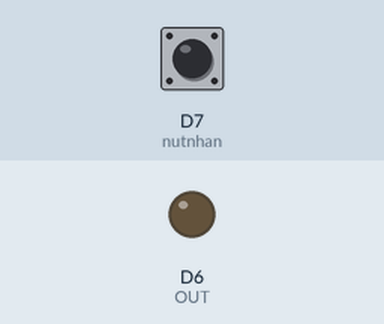
The sketch below on a simulated ESP8266 (NodeMCU). On the bench: output pins drawn as LEDs (lit = HIGH). The test bench sets the inputs (shaded band); at power-on: D7 (nutnhan) HIGH.

Above: at 1.2 s.
1.3 s: D7 (nutnhan) pulled LOW for 0.15 s
Timing chart, 0 to 4.3 s (numbered marks = the images above; inputs shaded):
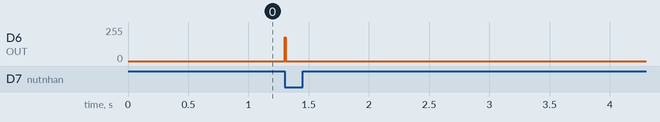

The sketch:

PWM.ino
```cpp
#define nutnhan D7
#define OUT D6
int x = 10;//Cài đặt thời gian xuất xung
int y = 70; ///Cài đặt độ rộng xung từ 0-100% max
int maxx = 100;//Thời gian xuất xung tối đa
void setup() {
  // put your setup code here, to run once:
pinMode(nutnhan, INPUT_PULLUP);
pinMode(OUT, OUTPUT);
analogWrite(OUT,0);
}

void loop() {
  if(y >= 100) y=100;
  if(y<=0) y=0;
  int PWM = map(y,0,100,0,255);
  if(x >= maxx) x = maxx;
if(digitalRead(nutnhan) == HIGH){
  delay(100); //Giá trị delay chống dội nút nhấn không thay đổi giá trị này
  if(digitalRead(nutnhan) == LOW){
    analogWrite(OUT, PWM);
    delay(x);
    analogWrite(OUT,0);
  }
}
analogWrite(OUT,0);
}
```

Measured:
- after the input at 1.3 s, D6 (OUT): 0/255 → 179/255 at once, → 0/255 0.01 s later
